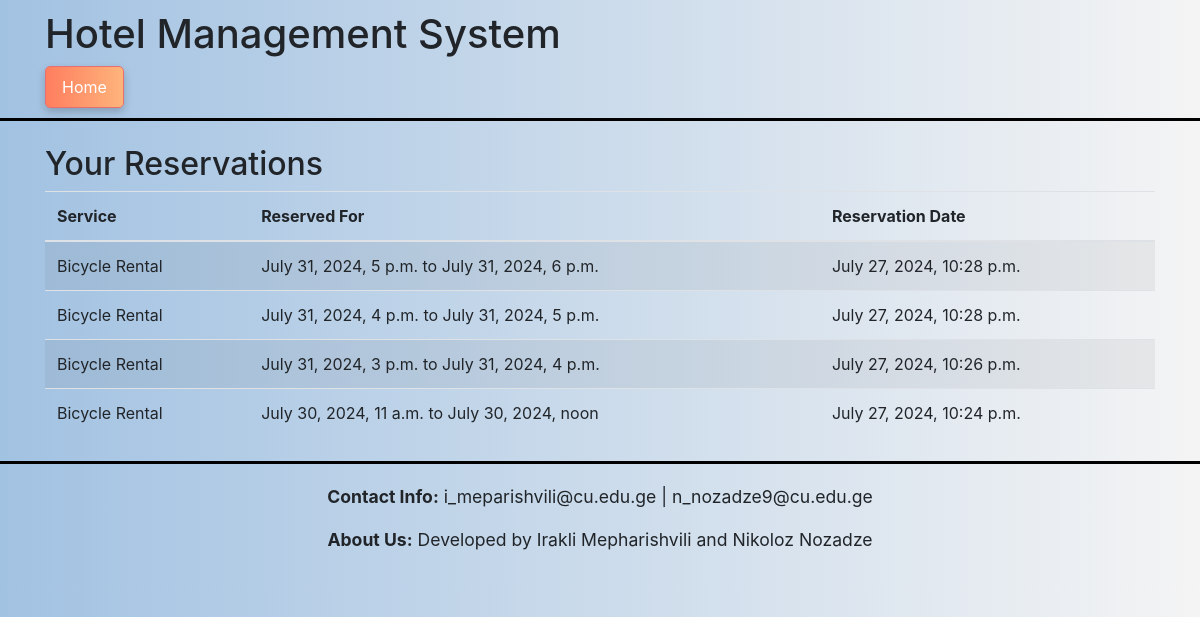
The page /hotels/reservations/ (signed in) on the database its author committed.
### hotels/models.py (models this page shows, shortened)
class Reservation(models.Model):
    user = models.ForeignKey(CustomUser, on_delete=models.CASCADE)
    service = models.ForeignKey(Service, on_delete=models.CASCADE)
    reservation_date = models.DateTimeField(auto_now_add=True)
    reserved_for = models.ForeignKey(AvailableTime, on_delete=models.CASCADE)

class Service(models.Model):
    hotel = models.ForeignKey(Hotel, related_name='services', on_delete=models.CASCADE)
    name = models.CharField(max_length=255)
    description = models.TextField()
    price = models.DecimalField(max_digits=10, decimal_places=2)
    available = models.BooleanField(default=True)
    image = models.ImageField(upload_to='service_images/', blank=True, null=True)

class AvailableTime(models.Model):
    service = models.ForeignKey(Service, related_name='available_times', on_delete=models.CASCADE)
    start_time = models.DateTimeField()
    end_time = models.DateTimeField()
    is_reserved = models.BooleanField(default=False)
    class Meta:
        verbose_name = "Taken Date"
        verbose_name_plural = "Taken Dates"

### hotels/views.py (the view)
# urls.py: path('reservations/', UserReservationsView.as_view(), name='user_reservations'),
class UserReservationsView(LoginRequiredMixin, ListView):
    model = Reservation
    template_name = 'user_reservations.html'
    context_object_name = 'reservations'
    def get_queryset(self):
        return Reservation.objects.filter(user=self.request.user).order_by('-reservation_date')

### hotels/templates/user_reservations.html (shortened to what this page needs)
<!DOCTYPE html>
<html lang="en">
<head>
    {% load static %}
    <link href="https://stackpath.bootstrapcdn.com/bootstrap/4.5.2/css/bootstrap.min.css" rel="stylesheet">
</head>
<body>
<header class="header">
    <div class="container">
        <h1 class="mb-0">Hotel Management System</h1>
        <nav class="mt-2">
            <a href="{% url 'hotel_detail' hotel_id=1 %}" class="nav-link home">Home</a>
        </nav>
    </div>
</header>
<main class="container my-4">
    <h2>Your Reservations</h2>
    {% if reservations %}
        <table class="table table-striped">
            <thead>
            <tr>
                <th>Service</th>
                <th>Reserved For</th>
                <th>Reservation Date</th>
            </tr>
            </thead>
            <tbody>
            {% for reservation in reservations %}
                <tr>
                    <td>{{ reservation.service.name }}</td>
                    <td>{{ reservation.reserved_for.start_time }} to {{ reservation.reserved_for.end_time }}</td>
                    <td>{{ reservation.reservation_date }}</td>
                </tr>
            {% endfor %}
            </tbody>
        </table>
    {% else %}
        <div class="alert alert-info" role="alert">
            You have no reservations.
        </div>
    {% endif %}
</main>
<footer class="footer">
    <p class="contact-info"><b>Contact Info:</b> i_meparishvili@cu.edu.ge | n_nozadze9@cu.edu.ge</p>
    <p class="developer-info"><b>About Us:</b> Developed by Irakli Mepharishvili and Nikoloz Nozadze</p>
</footer>
</body>
</html>

### hotels/templates/user_reservations.html (style rules this page uses)
body { background: linear-gradient(to right, #a2c2e2, #f4f4f4); }
.header { display: flex; justify-content: space-between; align-items: center; padding: 10px 20px; background: linear-gradient(to right, #a2c2e2, #f4f4f4); border-bottom: 3px solid black; }
nav { display: flex; gap: 10px; }
.nav-link { font-size: 1em; padding: 8px 16px; border-radius: 5px; text-decoration: none; color: #ffffff; border: 1px solid #e66f6f; box-shadow: 0 4px 8px rgba(0, 0, 0, 0.2); transition: background 0.3s, color 0.3s, transform 0.3s; }
.nav-link.home { background: linear-gradient(to right, #ff7e5f, #feb47b); }
.footer { background: linear-gradient(to right, #a2c2e2, #f4f4f4); padding: 20px; text-align: center; border-top: 3px solid black; }
.footer p { font-size: 1.1em; }
.footer .contact-info b, .footer .developer-info b { font-weight: bold; }

### rows shown on the page
Reservation: service.name "Bicycle Rental", reserved_for.start_time "July 31, 2024, 5 p.m.", reserved_for.end_time "July 31, 2024, 6 p.m.", reservation_date "July 27, 2024, 10:28 p.m."
Reservation: service.name "Bicycle Rental", reserved_for.start_time "July 31, 2024, 4 p.m.", reserved_for.end_time "July 31, 2024, 5 p.m.", reservation_date "July 27, 2024, 10:28 p.m."
Reservation: service.name "Bicycle Rental", reserved_for.start_time "July 31, 2024, 3 p.m.", reserved_for.end_time "July 31, 2024, 4 p.m.", reservation_date "July 27, 2024, 10:26 p.m."
Reservation: service.name "Bicycle Rental", reserved_for.start_time "July 30, 2024, 11 a.m.", reserved_for.end_time "July 30, 2024, noon", reservation_date "July 27, 2024, 10:24 p.m."
